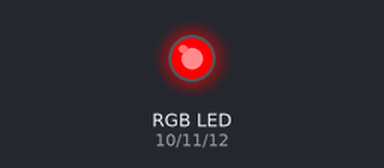
Bench run of a sketch on a simulated Arduino Uno, built with avr-gcc and run on an emulated ATmega328P. Shown: an RGB LED mixed from three pins (HIGH = lit).

Above: at 2.0 s.
At 6.0 s:
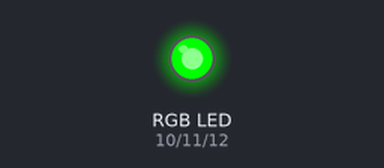
At 10.0 s:
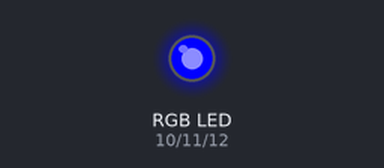
Timing chart, 0 to 15.6 s (numbered marks = the images above):
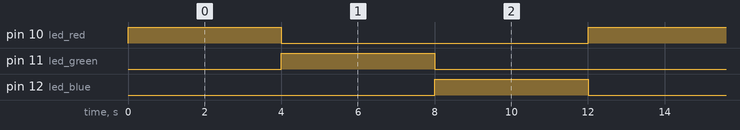

The sketch:

KY-009RGB-SMD-LED.ino
```cpp
 //code to alternating LEDs
int led_red =10; //pin for red
int led_green = 11; //pin for green
int led_blue = 12; //pin for blue


void setup() {
  //intialisation of output pin
  pinMode(led_red, OUTPUT);
  pinMode(led_green, OUTPUT);
  pinMode(led_blue, OUTPUT);

}

void loop() {
  digitalWrite(led_red, HIGH);// the red LED is on
  digitalWrite(led_green, LOW); // the green LED is off
  digitalWrite(led_blue, LOW); //the blue LED is off
  delay(4000); //wait 3 seconds

  digitalWrite(led_red, LOW); // the red LED is off
  digitalWrite(led_green, HIGH); // the green LED is  on
  digitalWrite(led_blue,LOW ); //the blue LED is off
  delay(4000); //wait 3 seconds

  digitalWrite(led_red, LOW ); // the red LED is off
  digitalWrite(led_green,LOW ); // the green LED is off
  digitalWrite(led_blue, HIGH); //the blue LED is on
  delay(4000); //wait 3 seconds
}
```

Measured:
- by itself, pin 10 (led_red), pin 11 (led_green), pin 12 (led_blue): alternates HIGH for 4.0 s and LOW for 8.0 s
- by itself, everything shown: repeats every 12.0 s, in 3 steps
